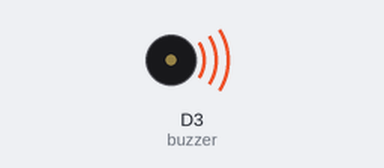
The sketch below on a simulated ESP8266 (NodeMCU). On the bench: buzzer (waves = sounding, pin HIGH).

Above: at 0.5 s.
At 4.5 s:
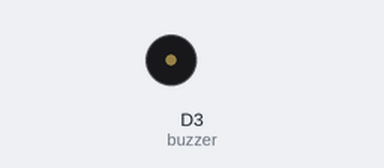
Timing chart, 0 to 6.9 s (numbered marks = the images above):
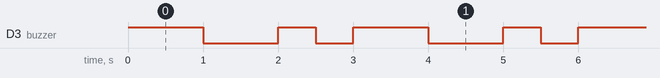

Measured:
- by itself, D3 (buzzer): repeats every 3.0 s: LOW 1.0 s, HIGH 0.50 s, LOW 0.50 s, HIGH 1.0 s
- by itself, everything shown: repeats every 3.0 s, in 4 steps

The sketch:

P_buzzer.ino
```cpp
int buzzer = D3;                       // buzzer을 9로 설정합니다.

void setup() {
  pinMode(buzzer, OUTPUT);            // buzzer를 출력핀으로 설정합니다.
}

void loop() {
  digitalWrite(buzzer, HIGH);
  delay(1000);                        // buzzer에 1초간 HIGH를 출력합니다.
  digitalWrite(buzzer, LOW);
  delay(1000);                        // buzzer에 1초간 LOW를 출력합니다.
  digitalWrite(buzzer, HIGH);
  delay(500);                         // buzzer에 0.5초간 HIGH를 출력합니다.
  digitalWrite(buzzer, LOW);
  delay(500);                         // buzzer에 0.5초간 LOW를 출력합니다.
}
```
